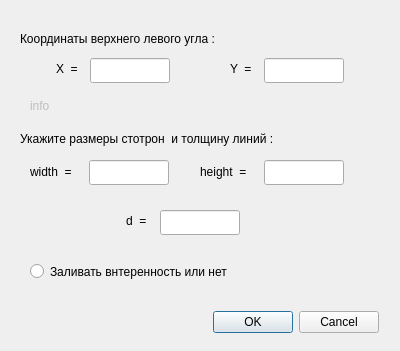
<?xml version="1.0" encoding="UTF-8"?>
<ui version="4.0">
 <class>DialogDrawRectWithDiag</class>
 <widget class="QDialog" name="DialogDrawRectWithDiag">
  <property name="geometry">
   <rect>
    <x>0</x>
    <y>0</y>
    <width>400</width>
    <height>351</height>
   </rect>
  </property>
  <property name="windowTitle">
   <string>Нарисовать прямоугольник с диагоналями</string>
  </property>
  <widget class="QLabel" name="label_4">
   <property name="geometry">
    <rect>
     <x>20</x>
     <y>130</y>
     <width>331</width>
     <height>17</height>
    </rect>
   </property>
   <property name="text">
    <string>Укажите размеры стотрон  и толщину линий :</string>
   </property>
  </widget>
  <widget class="QLabel" name="label">
   <property name="geometry">
    <rect>
     <x>20</x>
     <y>30</y>
     <width>261</width>
     <height>17</height>
    </rect>
   </property>
   <property name="text">
    <string>Координаты верхнего левого угла :</string>
   </property>
  </widget>
  <widget class="QLineEdit" name="line_Y">
   <property name="geometry">
    <rect>
     <x>264</x>
     <y>58</y>
     <width>80</width>
     <height>25</height>
    </rect>
   </property>
  </widget>
  <widget class="QLabel" name="label_3">
   <property name="geometry">
    <rect>
     <x>230</x>
     <y>60</y>
     <width>67</width>
     <height>17</height>
    </rect>
   </property>
   <property name="text">
    <string>Y  =</string>
   </property>
  </widget>
  <widget class="QLineEdit" name="line_width">
   <property name="geometry">
    <rect>
     <x>89</x>
     <y>160</y>
     <width>80</width>
     <height>25</height>
    </rect>
   </property>
  </widget>
  <widget class="QLabel" name="label_2">
   <property name="geometry">
    <rect>
     <x>56</x>
     <y>60</y>
     <width>67</width>
     <height>17</height>
    </rect>
   </property>
   <property name="text">
    <string>X  =</string>
   </property>
  </widget>
  <widget class="QLabel" name="label_6">
   <property name="geometry">
    <rect>
     <x>126</x>
     <y>212</y>
     <width>31</width>
     <height>17</height>
    </rect>
   </property>
   <property name="text">
    <string>d  =</string>
   </property>
  </widget>
  <widget class="QRadioButton" name="radioButton">
   <property name="geometry">
    <rect>
     <x>30</x>
     <y>260</y>
     <width>301</width>
     <height>23</height>
    </rect>
   </property>
   <property name="text">
    <string>Заливать внтеренность или нет</string>
   </property>
  </widget>
  <widget class="QDialogButtonBox" name="buttonBox">
   <property name="geometry">
    <rect>
     <x>210</x>
     <y>310</y>
     <width>169</width>
     <height>25</height>
    </rect>
   </property>
   <property name="standardButtons">
    <set>QDialogButtonBox::Cancel|QDialogButtonBox::Ok</set>
   </property>
  </widget>
  <widget class="QLineEdit" name="line_X">
   <property name="geometry">
    <rect>
     <x>90</x>
     <y>58</y>
     <width>80</width>
     <height>25</height>
    </rect>
   </property>
  </widget>
  <widget class="QLabel" name="label_X_info">
   <property name="enabled">
    <bool>false</bool>
   </property>
   <property name="geometry">
    <rect>
     <x>30</x>
     <y>96</y>
     <width>361</width>
     <height>20</height>
    </rect>
   </property>
   <property name="text">
    <string>info</string>
   </property>
  </widget>
  <widget class="QLineEdit" name="line_d">
   <property name="geometry">
    <rect>
     <x>160</x>
     <y>210</y>
     <width>80</width>
     <height>25</height>
    </rect>
   </property>
  </widget>
  <widget class="QLabel" name="label_5">
   <property name="geometry">
    <rect>
     <x>30</x>
     <y>162</y>
     <width>60</width>
     <height>20</height>
    </rect>
   </property>
   <property name="text">
    <string>width  =</string>
   </property>
  </widget>
  <widget class="QLabel" name="label_7">
   <property name="geometry">
    <rect>
     <x>200</x>
     <y>162</y>
     <width>61</width>
     <height>20</height>
    </rect>
   </property>
   <property name="text">
    <string>height  =</string>
   </property>
  </widget>
  <widget class="QLineEdit" name="line_height">
   <property name="geometry">
    <rect>
     <x>264</x>
     <y>160</y>
     <width>80</width>
     <height>25</height>
    </rect>
   </property>
  </widget>
 </widget>
 <resources/>
 <connections/>
</ui>
